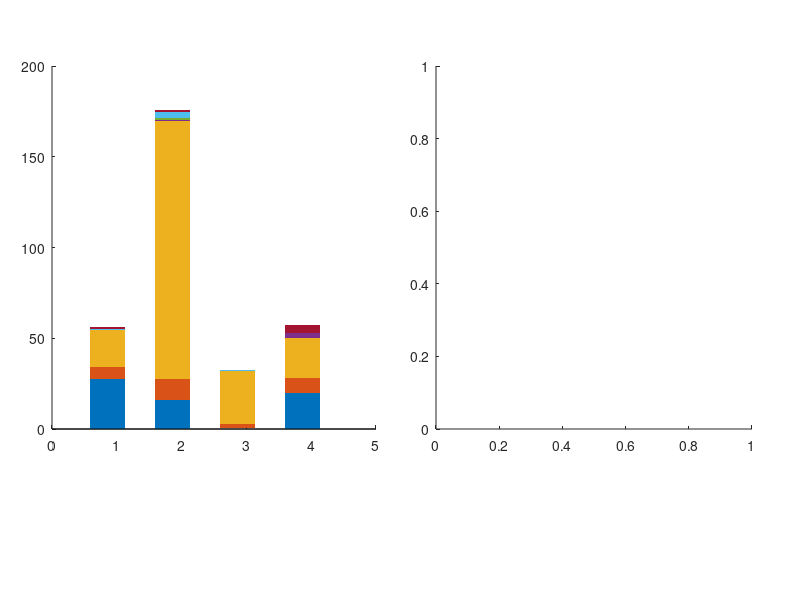

MATLAB code for this plot: (Note: this script raises an error after producing the figure.)
%% Fig. 7
% Remaining industrial emissions, terrestrial ecosystem sink benchmark,
% and emission-to-sink pressure-ratio sensitivity

clear;
clc;
close all;

%% =========================================================
% 1. Data
% ==========================================================

regions = {'BTH', 'YRD', 'PRD', 'CP'};

sectorNames = { ...
    'Iron and steel', ...
    'Cement', ...
    'Chemicals', ...
    'Non-ferrous metals', ...
    'Pulp and paper', ...
    'Equipment manuf.', ...
    'Other industry'};

% 2060 remaining industrial emissions under DMS
% Unit: Mt CO2 yr^-1
% Rows: BTH, YRD, PRD, CP
% Columns correspond to sectorNames
sectorResidual = [
    27.4440,  6.7266,  20.3797, 0.0840, 0.0633, 0.3717, 1.1137;
    16.1229, 11.1781, 142.6535, 0.2674, 1.2670, 3.2116, 1.2480;
     0.0715,  2.5326,  29.2763, 0.0402, 0.3040, 0.0554, 0.2238;
    20.0079,  7.8669,  22.4655, 2.4029, 0.1792, 0.0172, 4.1233
];

% Exact regional totals
exactRemaining = sum(sectorResidual, 2)';

% Rounded values reported in the manuscript
reportedRemaining = [56, 176, 33, 57];

% 2001–2020 terrestrial ecosystem sink benchmark
% Unit: Mt CO2 yr^-1
sinkBenchmark = [128.02, 148.77, 32.59, 210.69];

% Alternative sink benchmark conditions
sinkScale = [0.8, 1.0, 1.2];

% Pressure ratios
pressureRatio = bsxfun( ...
    @rdivide, ...
    reportedRemaining(:), ...
    sinkBenchmark(:) * sinkScale);

% Baseline pressure ratios under the 100% condition
baselineValues = pressureRatio(:, 2);

%% =========================================================
% 2. Colors
% ==========================================================

% Soft sector colors for panel (a)
sectorColors = [
    0.58, 0.70, 0.88;   % Iron and steel
    0.96, 0.76, 0.54;   % Cement
    0.88, 0.54, 0.63;   % Chemicals
    0.55, 0.78, 0.72;   % Non-ferrous metals
    0.73, 0.83, 0.55;   % Pulp and paper
    0.70, 0.72, 0.88;   % Equipment manufacturing
    0.84, 0.72, 0.57    % Other industry
];

% Regional colors for panel (b)
regionColors = [
    0.0000, 0.4470, 0.7410;   % BTH
    0.8500, 0.3250, 0.0980;   % YRD
    0.4660, 0.6740, 0.1880;   % PRD
    0.4940, 0.1840, 0.5560    % CP
];

regionMarkers = {'o', 's', '^', 'd'};

% Sink benchmark style
sinkFaceColor = [0.96, 0.91, 0.78];
sinkEdgeColor = [0.55, 0.41, 0.20];

% Light regional colors for baseline bars
lightRegionColors = ...
    0.42 .* regionColors + 0.58 .* ones(size(regionColors));

% Light-blue shading above pressure ratio = 1
shadeColor = [0.91, 0.96, 1.00];

%% =========================================================
% 3. Figure layout
% ==========================================================

fig = figure( ...
    'Color', 'w', ...
    'Units', 'pixels', ...
    'Position', [60, 60, 1600, 760], ...
    'Renderer', 'painters');

axA = axes( ...
    'Parent', fig, ...
    'Units', 'normalized', ...
    'Position', [0.065, 0.285, 0.405, 0.605]);

axB = axes( ...
    'Parent', fig, ...
    'Units', 'normalized', ...
    'Position', [0.545, 0.285, 0.395, 0.605]);

%% =========================================================
% 4. Panel (a)
% ==========================================================

hold(axA, 'on');

xGroup = 1:4;

xEmission = xGroup - 0.14;
xSink = xGroup + 0.24;

% Stacked remaining-emission bars
bEmission = bar( ...
    axA, ...
    xEmission, ...
    sectorResidual, ...
    0.54, ...
    'stacked', ...
    'EdgeColor', 'none');

for j = 1:numel(bEmission)
    bEmission(j).FaceColor = sectorColors(j, :);
end

% Terrestrial sink benchmark bars
bSink = bar( ...
    axA, ...
    xSink, ...
    sinkBenchmark, ...
    0.22, ...
    'FaceColor', sinkFaceColor, ...
    'EdgeColor', sinkEdgeColor, ...
    'LineWidth', 1.7);

%% Total-value labels
for i = 1:4

    text( ...
        axA, ...
        xEmission(i), ...
        exactRemaining(i) + 5.5, ...
        sprintf('%.0f', reportedRemaining(i)), ...
        'FontName', 'Arial', ...
        'FontSize', 13.5, ...
        'FontWeight', 'bold', ...
        'HorizontalAlignment', 'center', ...
        'VerticalAlignment', 'bottom', ...
        'Color', [0.08, 0.08, 0.08]);

    text( ...
        axA, ...
        xSink(i), ...
        sinkBenchmark(i) + 5.5, ...
        sprintf('%.2f', sinkBenchmark(i)), ...
        'FontName', 'Arial', ...
        'FontSize', 12.5, ...
        'FontWeight', 'bold', ...
        'HorizontalAlignment', 'center', ...
        'VerticalAlignment', 'bottom', ...
        'Color', sinkEdgeColor);
end

%% Chemical shares
chemicalShare = sectorResidual(:, 3)' ./ exactRemaining .* 100;
chemicalBottom = sum(sectorResidual(:, 1:2), 2)';

for i = 1:4
    chemicalMid = chemicalBottom(i) + sectorResidual(i, 3) / 2;

    text( ...
        axA, ...
        xEmission(i), ...
        chemicalMid, ...
        sprintf('%.0f%%', chemicalShare(i)), ...
        'FontName', 'Arial', ...
        'FontSize', 11.5, ...
        'FontWeight', 'bold', ...
        'HorizontalAlignment', 'center', ...
        'VerticalAlignment', 'middle', ...
        'Color', [0.28, 0.08, 0.14]);
end

%% Axes
xlabel( ...
    axA, ...
    'Urban agglomeration', ...
    'FontName', 'Arial', ...
    'FontSize', 15);

ylabel( ...
    axA, ...
    'CO_2 emissions or sink benchmark (Mt CO_2 yr^{-1})', ...
    'FontName', 'Arial', ...
    'FontSize', 15, ...
    'Interpreter', 'tex');

xlim(axA, [0.45, 4.55]);
ylim(axA, [0, 240]);

xticks(axA, xGroup);
xticklabels(axA, regions);

yticks(axA, 0:40:240);

%% Panel (a) legend
lgdA = legend( ...
    axA, ...
    [bEmission(:); bSink], ...
    [sectorNames, {'Terrestrial sink benchmark'}], ...
    'Orientation', 'horizontal', ...
    'NumColumns', 4, ...
    'Box', 'off', ...
    'FontName', 'Arial', ...
    'FontSize', 10.5);

%% =========================================================
% 5. Panel (b)
% ==========================================================

hold(axB, 'on');

% True x positions for 80%, 100%, and 120%
xSensitivity = [1, 2, 3];

% Light-blue region above pressure ratio = 1
patch( ...
    axB, ...
    [0.60, 3.10, 3.10, 0.60], ...
    [1.00, 1.00, 1.60, 1.60], ...
    shadeColor, ...
    'EdgeColor', 'none', ...
    'HandleVisibility', 'off');

%% Baseline bars
% Four city-group bars evenly distributed across the full panel
barX = [0.82, 1.54, 2.26, 2.98];
barWidth = 0.18;

barHandles = gobjects(4, 1);

for i = 1:4
    barHandles(i) = bar( ...
        axB, ...
        barX(i), ...
        baselineValues(i), ...
        barWidth, ...
        'FaceColor', lightRegionColors(i, :), ...
        'EdgeColor', regionColors(i, :), ...
        'LineWidth', 1.5);
end

%% Sensitivity lines
hRegion = gobjects(4, 1);

for i = 1:4
    hRegion(i) = plot( ...
        axB, ...
        xSensitivity, ...
        pressureRatio(i, :), ...
        '-', ...
        'Color', regionColors(i, :), ...
        'LineWidth', 2.8, ...
        'Marker', regionMarkers{i}, ...
        'MarkerSize', 9, ...
        'MarkerFaceColor', regionColors(i, :), ...
        'MarkerEdgeColor', regionColors(i, :));
end

%% Reference line at pressure ratio = 1
yline( ...
    axB, ...
    1, ...
    '--', ...
    'Color', [0.28, 0.38, 0.48], ...
    'LineWidth', 1.8, ...
    'HandleVisibility', 'off');

%% Baseline-value labels
for i = 1:4
    text( ...
        axB, ...
        barX(i), ...
        baselineValues(i) + 0.035, ...
        sprintf('%.2f', baselineValues(i)), ...
        'FontName', 'Arial', ...
        'FontSize', 12, ...
        'FontWeight', 'bold', ...
        'HorizontalAlignment', 'center', ...
        'VerticalAlignment', 'bottom', ...
        'Color', regionColors(i, :));
end

%% Region labels inside bars
for i = 1:4
    text( ...
        axB, ...
        barX(i), ...
        0.040, ...
        regions{i}, ...
        'FontName', 'Arial', ...
        'FontSize', 13.5, ...
        'FontWeight', 'normal', ...
        'HorizontalAlignment', 'center', ...
        'VerticalAlignment', 'bottom', ...
        'Color', [0.08, 0.08, 0.08]);
end

%% Axes
xlabel( ...
    axB, ...
    'Assumed terrestrial sink benchmark (% of baseline)', ...
    'FontName', 'Arial', ...
    'FontSize', 15);

ylabel( ...
    axB, ...
    'Emission-to-sink pressure ratio', ...
    'FontName', 'Arial', ...
    'FontSize', 15);

xlim(axB, [0.60, 3.10]);
ylim(axB, [0, 1.60]);

xticks(axB, xSensitivity);
xticklabels(axB, {'80%', '100%', '120%'});

yticks(axB, 0:0.2:1.6);

%% Panel (b) legend
lgdB = legend( ...
    axB, ...
    hRegion, ...
    regions, ...
    'Orientation', 'horizontal', ...
    'NumColumns', 4, ...
    'Box', 'off', ...
    'FontName', 'Arial', ...
    'FontSize', 12);

%% =========================================================
% 6. Common axis style
% ==========================================================

axesList = [axA, axB];

for k = 1:numel(axesList)
    ax = axesList(k);

    set(ax, ...
        'FontName', 'Arial', ...
        'FontSize', 13.5, ...
        'FontWeight', 'normal', ...
        'LineWidth', 1.5, ...
        'Box', 'on', ...
        'TickDir', 'in', ...
        'TickLength', [0.014, 0.014], ...
        'Layer', 'top', ...
        'Color', 'w', ...
        'XColor', [0.08, 0.08, 0.08], ...
        'YColor', [0.08, 0.08, 0.08], ...
        'GridColor', [0.60, 0.60, 0.60], ...
        'GridAlpha', 0.13, ...
        'XMinorTick', 'off', ...
        'YMinorTick', 'off');

    grid(ax, 'on');
end

%% =========================================================
% 7. Fixed legend positions
% ==========================================================

drawnow;

posA = axA.Position;
posB = axB.Position;

% Left legend
lgdA.Units = 'normalized';
leftLegendWidth = 0.405;
leftLegendHeight = 0.085;
leftLegendX = posA(1) + (posA(3) - leftLegendWidth) / 2;
leftLegendY = 0.112;

lgdA.Position = [ ...
    leftLegendX, ...
    leftLegendY, ...
    leftLegendWidth, ...
    leftLegendHeight];

% Right legend
lgdB.Units = 'normalized';
rightLegendWidth = 0.255;
rightLegendHeight = 0.040;
rightLegendX = posB(1) + (posB(3) - rightLegendWidth) / 2;
rightLegendY = 0.168;

lgdB.Position = [ ...
    rightLegendX, ...
    rightLegendY, ...
    rightLegendWidth, ...
    rightLegendHeight];

%% =========================================================
% 8. Panel labels
% ==========================================================

annotation( ...
    fig, ...
    'textbox', ...
    [posA(1)-0.040, posA(2)+posA(4)+0.003, 0.050, 0.045], ...
    'String', '(a)', ...
    'FontName', 'Arial', ...
    'FontSize', 17, ...
    'FontWeight', 'bold', ...
    'LineStyle', 'none', ...
    'HorizontalAlignment', 'left', ...
    'VerticalAlignment', 'middle', ...
    'Margin', 0);

annotation( ...
    fig, ...
    'textbox', ...
    [posB(1)-0.040, posB(2)+posB(4)+0.003, 0.050, 0.045], ...
    'String', '(b)', ...
    'FontName', 'Arial', ...
    'FontSize', 17, ...
    'FontWeight', 'bold', ...
    'LineStyle', 'none', ...
    'HorizontalAlignment', 'left', ...
    'VerticalAlignment', 'middle', ...
    'Margin', 0);

%% =========================================================
% 9. Export
% ==========================================================

exportgraphics( ...
    fig, ...
    'Fig7_emission_sink_pressure_final.png', ...
    'Resolution', 600);

exportgraphics( ...
    fig, ...
    'Fig7_emission_sink_pressure_final.pdf', ...
    'ContentType', 'vector');
